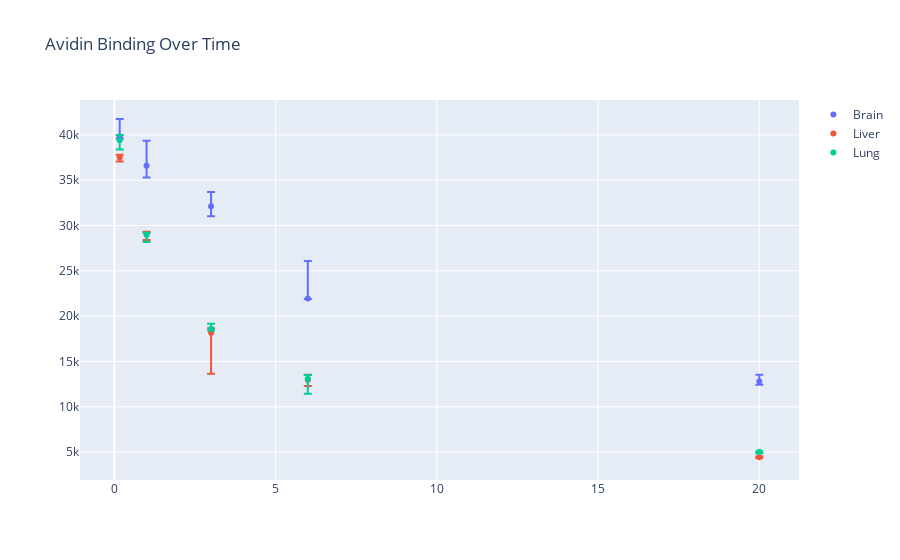

Here is the notebook cell this chart was saved with:
### Markdown cell above
#### Errorbar plot

### Code cell
fig = go.Figure()


#this loop goes through all cell lines and plot
for i in cell_line_names:
  fig.add_trace(go.Scatter(
      name=i,
      x=x_values[:, 0],
      y=data[i,'median'],
      mode='markers', # not connected points, place a '#' before the line if you would like to plot connected points
      error_y=dict(
          type='data',
          symmetric=False,
          array=data[i,'err+'],
          arrayminus=data[i,'err-'])
      ))

fig.update_layout(
    title='Avidin Binding Over Time',
    autosize=True, #or Fausle if you would like to set your size of the plot
#    height = 500,
#    width = 1000,
#    margin=dict(r=20, b=10, l=10, t=30),
    scene=dict(
        xaxis_title='Time (hrs)',
        yaxis_title='Avidin binding (relative RFU x 10^4)'
        )
    )

fig.show()

### Figure 1 — Plotly figure (JSON) as saved in the notebook; plotly's stock layout.template omitted (floating-point values rounded to 4 significant figures)
{"data": [{"error_y": {"array": [1971, 2764, 1570, 4133, 757], "arrayminus": [191, 1284, 1109, 62, 369], "symmetric": false, "type": "data"}, "mode": "markers", "name": "Brain", "type": "scatter", "x": [0.1667, 1, 3, 6, 20], "y": [39776, 36579, 32117, 21953, 12789]}, {"error_y": {"array": [288, 242, 493, 572, 71], "arrayminus": [466, 683, 4536, 681, 87], "symmetric": false, "type": "data"}, "mode": "markers", "name": "Liver", "type": "scatter", "x": [0.1667, 1, 3, 6, 20], "y": [37513, 29076, 18181, 12971, 4434]}, {"error_y": {"array": [571, 220, 538, 429, 52], "arrayminus": [1013, 791, 199, 1637, 151], "symmetric": false, "type": "data"}, "mode": "markers", "name": "Lung", "type": "scatter", "x": [0.1667, 1, 3, 6, 20], "y": [39407, 28980, 18615, 13084, 5029]}], "layout": {"autosize": true, "scene": {"xaxis": {"title": {"text": "Time (hrs)"}}, "yaxis": {"title": {"text": "Avidin binding (relative RFU x 10^4)"}}}, "title": {"text": "Avidin Binding Over Time"}}}
